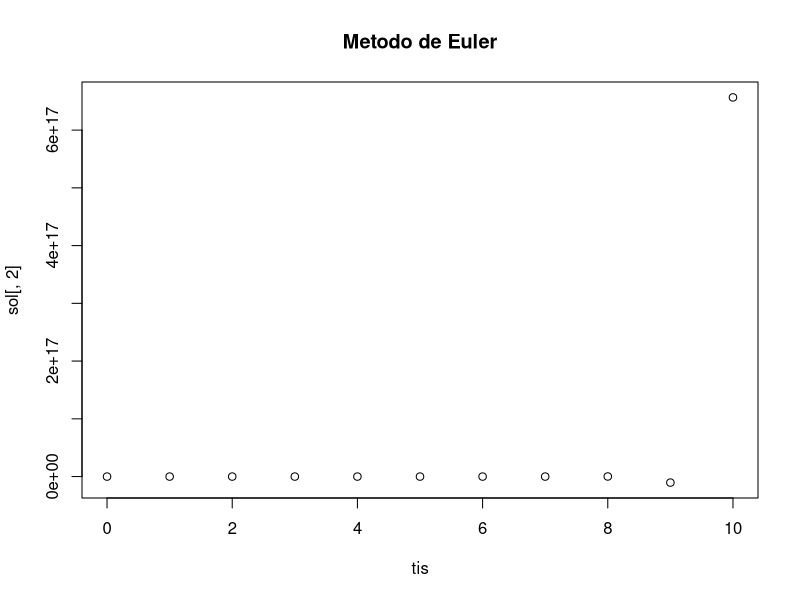

Here is the R script that generated this plot:
require(deSolve)


fp= function(t,y,parms){
  s= -64*y
  return (list(s))
}

tis = seq(0,10,1)

sol = ode(c(2/3),tis,fp,parms = NULL, method = "euler")

tabla = cbind(tis, sol[,2])
colnames(tabla) = c("ti", "Ti Euler")

tabla

plot(tis, sol[,2], main="Metodo de Euler")
